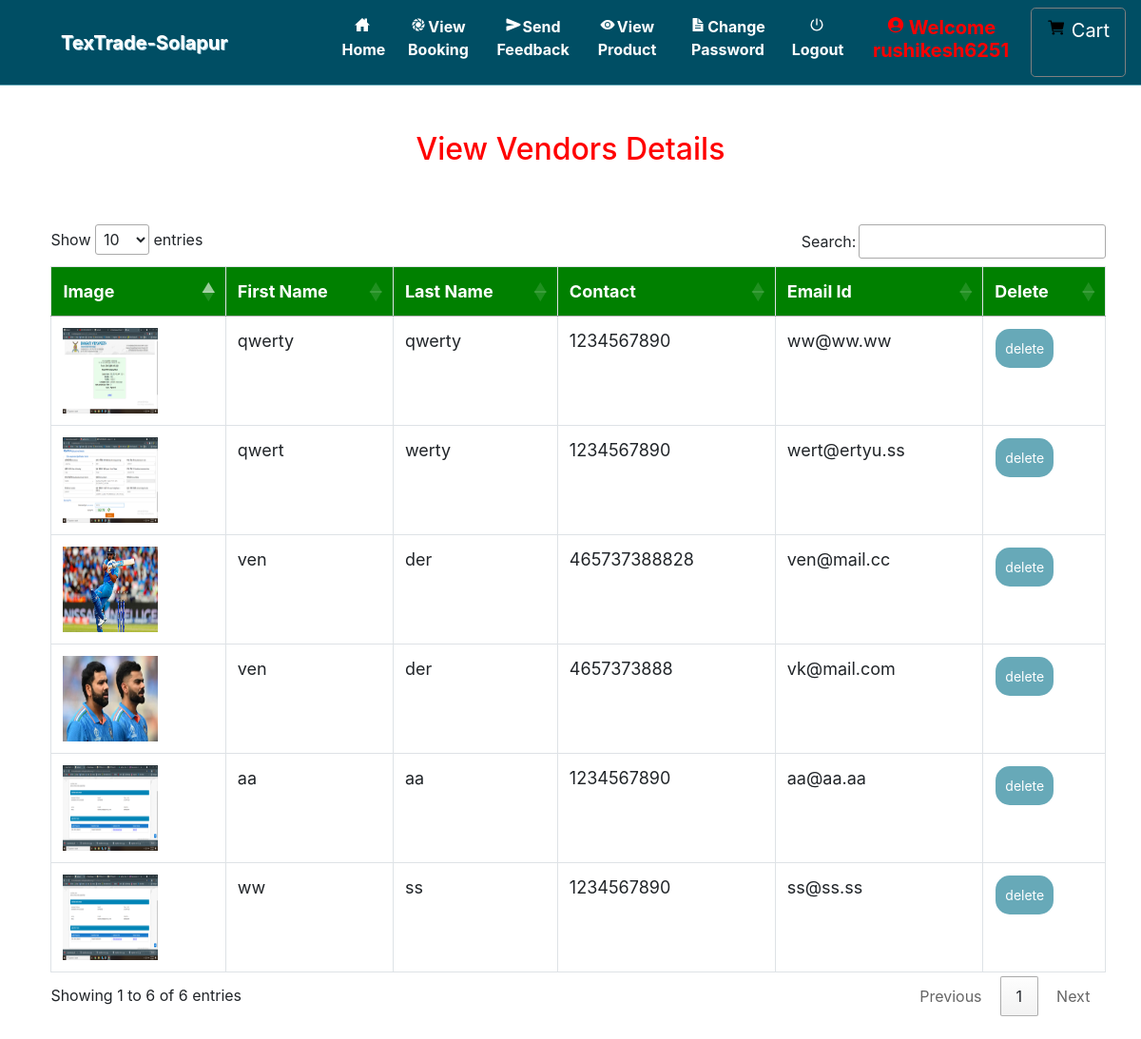
The app's page /view_vendors (signed in) with its own data.
### grocery/models.py (models this page shows, shortened)
class Vendor(models.Model):
    id = models.AutoField(primary_key=True)
    user = models.ForeignKey(User, on_delete=models.CASCADE, null=True)
    is_vendor = models.BooleanField(default=True)
    address = models.CharField(max_length=50, null=True)
    contact = models.CharField(max_length=10, null=True)
    image = models.FileField(null=True)

### grocery/views.py (the view)
# urls.py: path('view_vendors', view_vendors, name='view_vendors'),
def view_vendors(request):
    if not request.user.is_authenticated:
        return redirect('login_admin')
    pro = Vendor.objects.all()
    d = {'user':pro}
    return render(request,'view_vendors.html',d)

### grocery/templates/view_vendors.html (shortened to what this page needs)
{% extends 'navigation.html' %}
{% load static %}
{% block body %}
<center><h2 style="color:red;margin-top:4%">View Vendors Details</h2></center>
<div  class="container-fluid">
    <center>
    <div class="container">
        <table class="table table-bordered" id="myTable">
  <thead>
  <tr>
    <th>Image</th>
    <th>First Name</th>
    <th>Last Name</th>
      <th>Contact</th>
    <th>Email Id</th>
    <th>Delete</th>
  </tr>
  </thead>
   <tbody>
    {% for i in user %}
  <tr>
    <td><img src="{{i.image.url}}" style="width:100px;height:90px"></td>
    <td>{{i.user.first_name}}</td>
    <td>{{i.user.last_name}}</td>
      <td>{{i.contact}}</td>
      <td>{{i.user.email}}</td>
    <td><a href="{% url 'delete_user' i.user.id %}" onclick="return confirm('Are you sure?')"><button class="button button1">delete</button></a></td>
  </tr>
    {% endfor %}
    </tbody>
</table>
 </div></center>
</div>
{% endblock %}

### grocery/templates/navigation.html (style rules this page uses)
* { box-sizing: border-box; }
#myTable { border-collapse: collapse; width: 100%; border: 1px solid #ddd; font-size: 18px; }
#myTable th { text-align: left; padding: 12px; background-color: green; color: white; }
#myTable td { text-align: left; padding: 12px; background-color: white; }
#myTable tr { border-bottom: 1px solid #ddd; }
.button { background-color: #67A9B8; border: none; color: white; padding: 10px; text-align: center; text-decoration: none; display: inline-block; font-size: 14px; margin: 1px 1px; cursor: pointer; }
.button1 { border-radius: 15px; }

### grocery/templates/view_vendors.html (style rules this page uses)
.container { border-radius:6px; margin:2%; }
.container-fluid { margin-top:5%; }

### records on screen
Vendor: image (picture), user.first_name "qwerty", user.last_name "qwerty", contact "1234567890", user.email "ww@ww.ww"
Vendor: image (picture), user.first_name "qwert", user.last_name "werty", contact "1234567890", user.email "wert@ertyu.ss"
Vendor: image (picture), user.first_name "ven", user.last_name "der", contact "465737388828", user.email "ven@mail.cc"
Vendor: image (picture), user.first_name "ven", user.last_name "der", contact "4657373888", user.email "vk@mail.com"
Vendor: image (picture), user.first_name "aa", user.last_name "aa", contact "1234567890", user.email "aa@aa.aa"
Vendor: image (picture), user.first_name "ww", user.last_name "ss", contact "1234567890", user.email "ss@ss.ss"
